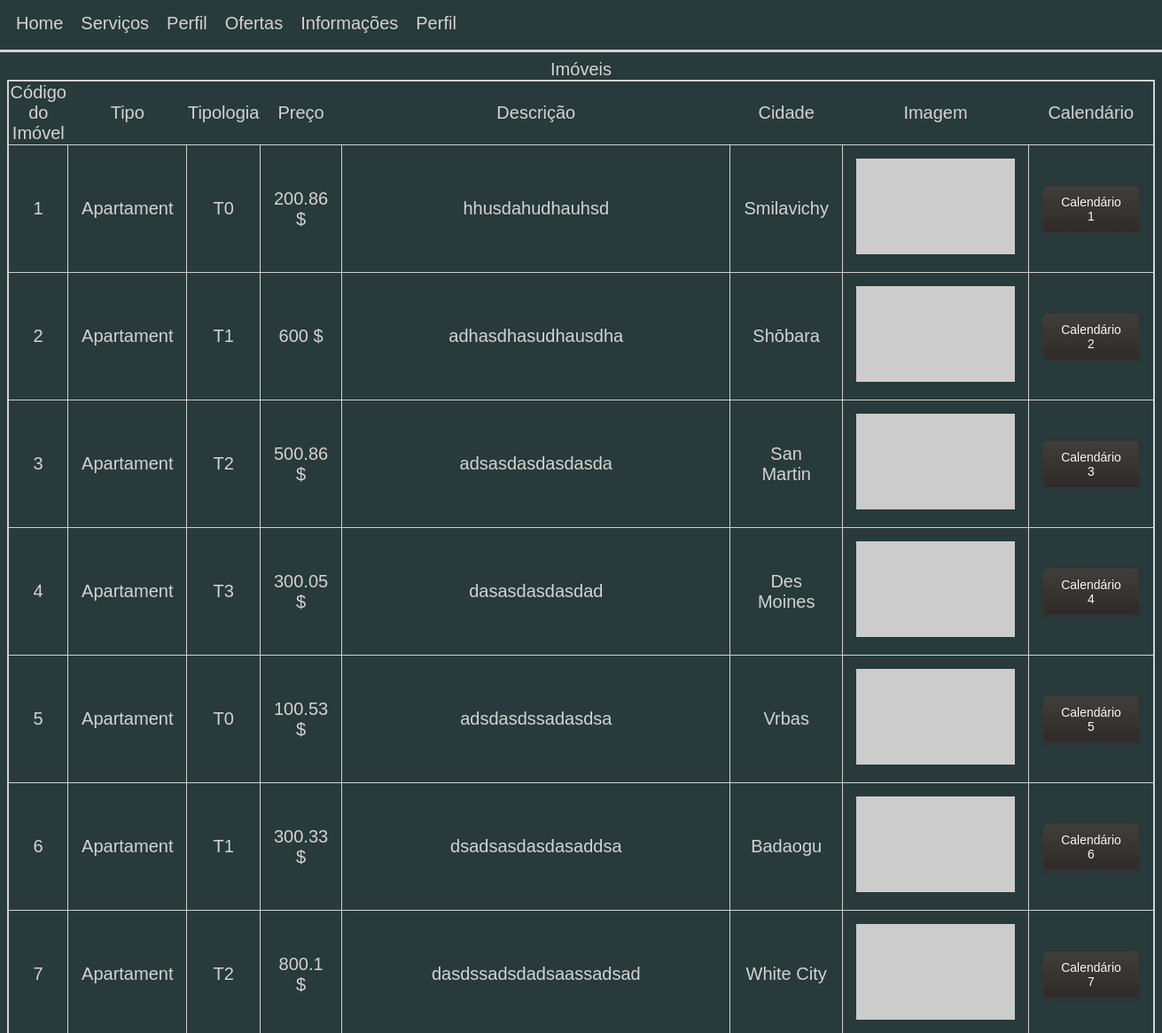
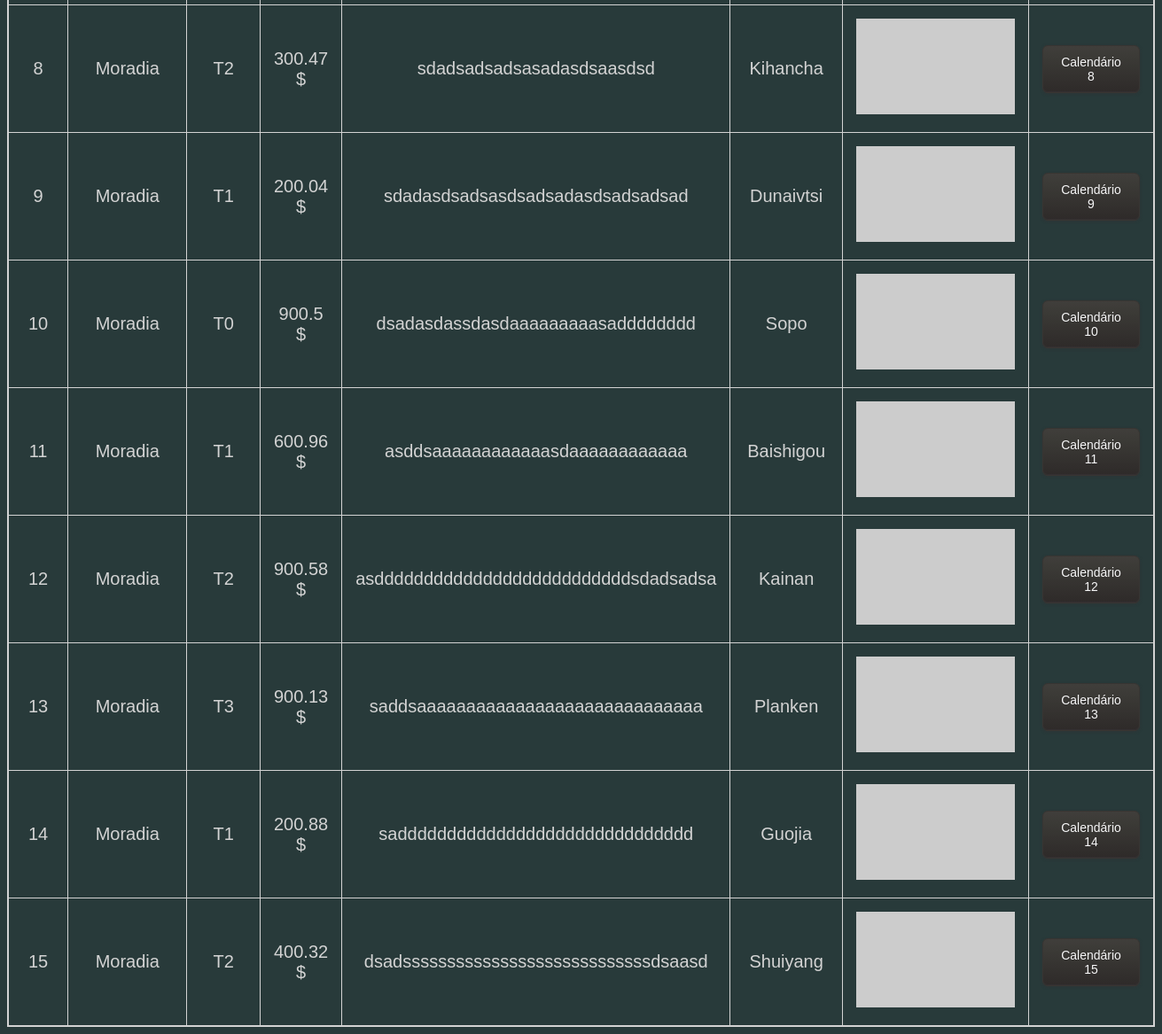
Page /imoveis.php on the committed database (2 pictures, top to bottom).
### tables this page shows
CREATE TABLE imovel(
idc int PRIMARY Key NOT NULL AUTO_INCREMENT,
tipo varchar(10) NOT NULL,
tipologia varchar(10) NOT NULL,
preco real NOT NULL,
descricao char(200) NOT NULL,
cidade_im varchar(80) NOT NULL,
image longblob NOT NULL);

### imoveis.php (the view, shortened to what this page needs)
<!DOCTYPE html>
<html>
<head>
	<link rel="stylesheet" href="main5.css">
	<?php
	include_once("connect.php");
	$consult =  "SELECT * FROM imovel";
	$consulta2 = mysqli_query($conn, $consult);
	?>
	<link rel="stylesheet" href="main3.css">
</head>
<body>
	<div class="cabecalho">
        <div class="menu">
            <nav>
                <ul>
                    <li><a href="index.php">Home</a></li><li><a href="index.php#901">Serviços</a></li><li><a href="index.php#902">Perfil</a></li><li><a href="index.php#903">Ofertas</a></li><li><a href="index.php#904">Informações</a></li><li><a href="perfil.php">Perfil</a></li>
                </ul>
            </nav>
        </div>
    </div>
    <div class="container" align="center">
		<table align="center" style="border-spacing: 5px; border: 2px solid lightgray; border-collapse: collapse;">
			<caption style="color:lightgray;" align="center">Imóveis</caption>
			<tbody style="color:lightgray;" align="center">
				<tr>
					<td>Código do Imóvel</td>
					<td>Tipo</td>
					<td>Tipologia</td>
					<td>Preço</td>
					<td>Descrição</td>
					<td>Cidade</td>
					<td>Imagem</td>
					<td>Calendário</td>
				</tr>
			</tbody>
			<tbody>
				<?php while($row = mysqli_fetch_assoc($consulta2)) { ?>
				<tr style="padding: 15px;">
					<td style="color:lightgray; padding: 15px; border: 1px solid"><?php echo $row['idc']; ?></td>
					<td style="color:lightgray; padding: 15px; border: 1px solid"><?php echo $row['tipo']; ?></td>
					<td style="color:lightgray; padding: 15px; border: 1px solid"><?php echo $row['tipologia']; ?></td>
					<td style="color:lightgray; padding: 15px; border: 1px solid"><?php echo $row['preco']. " $";?></td>
					<td style="color:lightgray; padding: 15px; border: 1px solid"><?php echo $row['descricao']; ?></td>
					<td style="color:lightgray; padding: 15px; border: 1px solid"><?php echo $row['cidade_im']; ?></td>
					<td style="color:lightgray; padding: 15px; border: 1px solid"><img src="<?php echo $row['image']; ?>"></td>
					<td style="color:lightgray; padding: 15px; border: 1px solid"><a href=" calendario<?php echo $row['idc']; ?>.php"><button class="css3button"><?php echo "Calendário ". $row['idc']; ?></button></a></td>
				</tr>
			<?php  } ?>
			</tbody>
		</table>
	</div>
</body>
</html>

### main5.css (style rules this page uses)
button.css3button { font-family: sans-serif; font-size: 14px; color: #f7f7f7; padding: 10px 20px; background: -moz-linear-gradient( top, #403e3b 0%, #3b3a36 25%, #2e2a29); background: -webkit-gradient( linear, left top, left bottom, from(#403e3b), color-stop(0.25, #3b3a36), to(#2e2a29)); -moz-border-radius: 6px; -webkit-border-radius: 6px; border-radius: 6px; border: 1px solid #383532; -moz-box-shadow: 0px 1px 3px rgba(51,47,51,0.5), inset 0px -1px 0px rgba(54,50,54,0.7); -webkit-box-shadow: 0px 1px 3px rgba(51,47,51,0.5), inset 0px -1px 0px rgba(54,50,54,0.7); box-shadow: 0px 1px 3px rgba(51,47,51,0.5), inset 0px -1px 0px rgba(54,50,54,0.7); text-shadow: 0px -1px 1px rgba(51,47,51,0.2), 0px 1px 0px rgba(56,52,56,0.3); }

### main3.css (style rules this page uses)
body { background-size: 100vw 100vh; background-attachment: fixed; margin: 0; font-family: sans-serif; background-color: #283A3A; width: 100%; }
div { text-align: center; padding: 8px; color: black; font-size: 20px; }
.cabecalho { width: 100% margin: 0px; padding: 0px; height: 20%; border-bottom: 3px solid lightgray; }
nav { width: 100%; z-index: 10; color: white; }
.menu ul { padding:0px; margin:0px; list-style:none; height: 40px; text-align: left; }
.menu ul li { display: inline-block; color: lightgray; }
.menu ul li a { display: inline-block; border-bottom: 3px solid #283A3A; color: lightgray; padding: 0px 10px; text-decoration: none; line-height: 37px; }

### rows in the picture
imovel: idc "1", tipo "Apartament", tipologia "T0", preco "200.86", descricao "hhusdahudhauhsd", cidade_im "Smilavichy"
imovel: idc "2", tipo "Apartament", tipologia "T1", preco "600", descricao "adhasdhasudhausdha", cidade_im "Shōbara"
imovel: idc "3", tipo "Apartament", tipologia "T2", preco "500.86", descricao "adsasdasdasdasda", cidade_im "San Martin"
imovel: idc "4", tipo "Apartament", tipologia "T3", preco "300.05", descricao "dasasdasdasdad", cidade_im "Des Moines"
imovel: idc "5", tipo "Apartament", tipologia "T0", preco "100.53", descricao "adsdasdssadasdsa", cidade_im "Vrbas"
imovel: idc "6", tipo "Apartament", tipologia "T1", preco "300.33", descricao "dsadsasdasdasaddsa", cidade_im "Badaogu"
imovel: idc "7", tipo "Apartament", tipologia "T2", preco "800.1", descricao "dasdssadsdadsaassadsad", cidade_im "White City"
imovel: idc "8", tipo "Moradia", tipologia "T2", preco "300.47", descricao "sdadsadsadsasadasdsaasdsd", cidade_im "Kihancha"
imovel: idc "9", tipo "Moradia", tipologia "T1", preco "200.04", descricao "sdadasdsadsasdsadsadasdsadsadsad", cidade_im "Dunaivtsi"
imovel: idc "10", tipo "Moradia", tipologia "T0", preco "900.5", descricao "dsadasdassdasdaaaaaaaaasadddddddd", cidade_im "Sopo"
imovel: idc "11", tipo "Moradia", tipologia "T1", preco "600.96", descricao "asddsaaaaaaaaaaaasdaaaaaaaaaaaa", cidade_im "Baishigou"
imovel: idc "12", tipo "Moradia", tipologia "T2", preco "900.58", descricao "asddddddddddddddddddddddddddsdadsadsa", cidade_im "Kainan"
imovel: idc "13", tipo "Moradia", tipologia "T3", preco "900.13", descricao "saddsaaaaaaaaaaaaaaaaaaaaaaaaaaaaa", cidade_im "Planken"
imovel: idc "14", tipo "Moradia", tipologia "T1", preco "200.88", descricao "sadddddddddddddddddddddddddddddd", cidade_im "Guojia"
imovel: idc "15", tipo "Moradia", tipologia "T2", preco "400.32", descricao "dsadssssssssssssssssssssssssssssdsaasd", cidade_im "Shuiyang"
